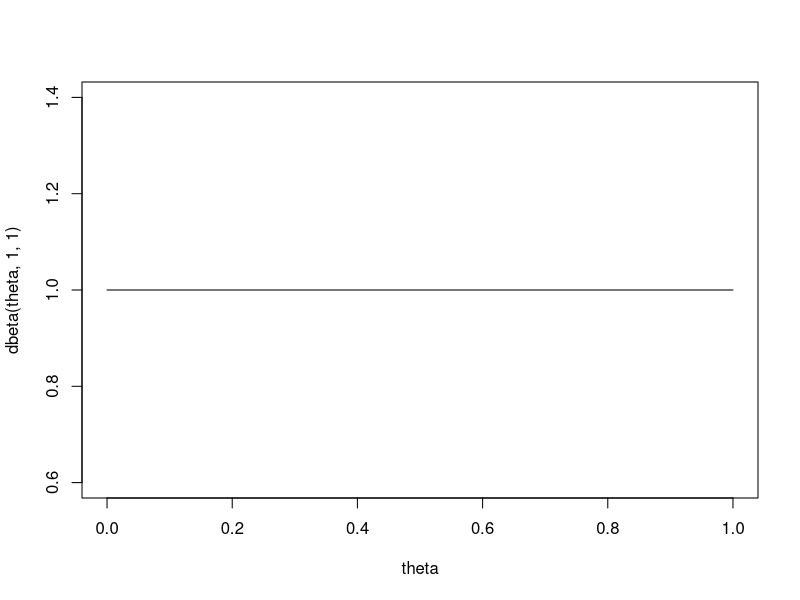
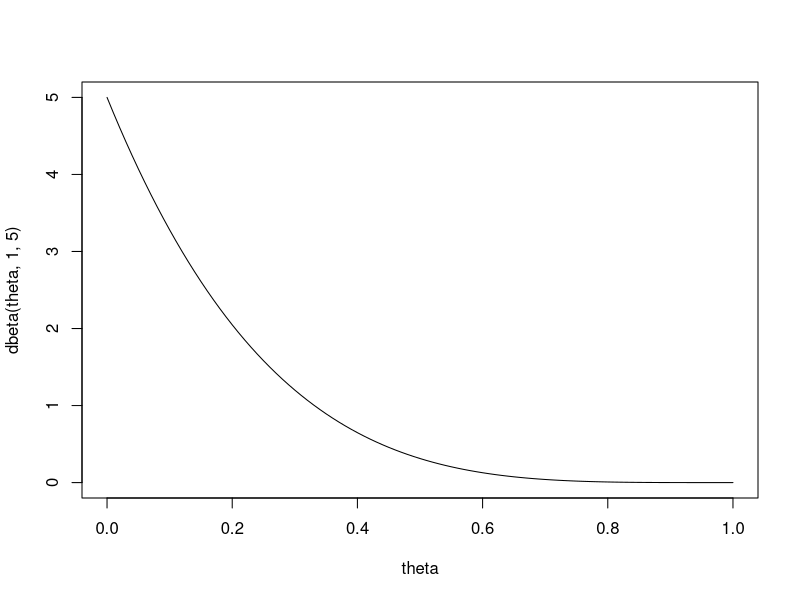
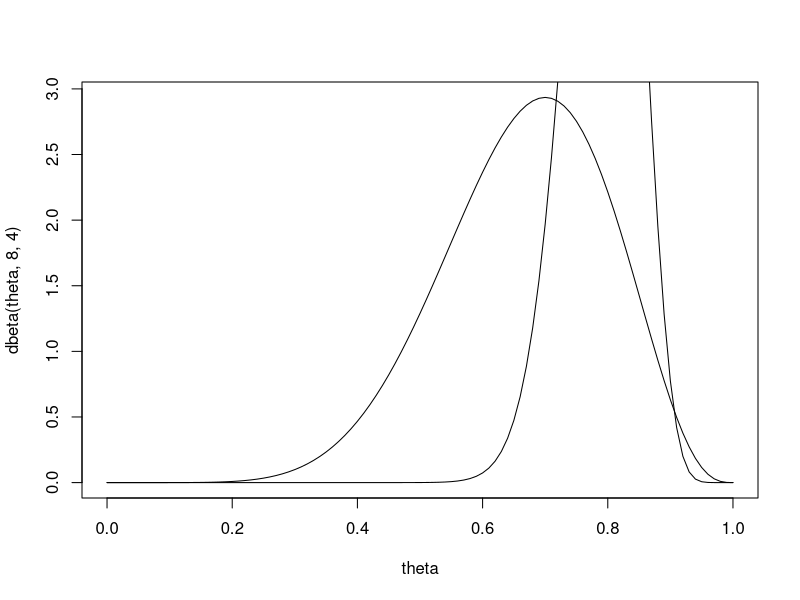
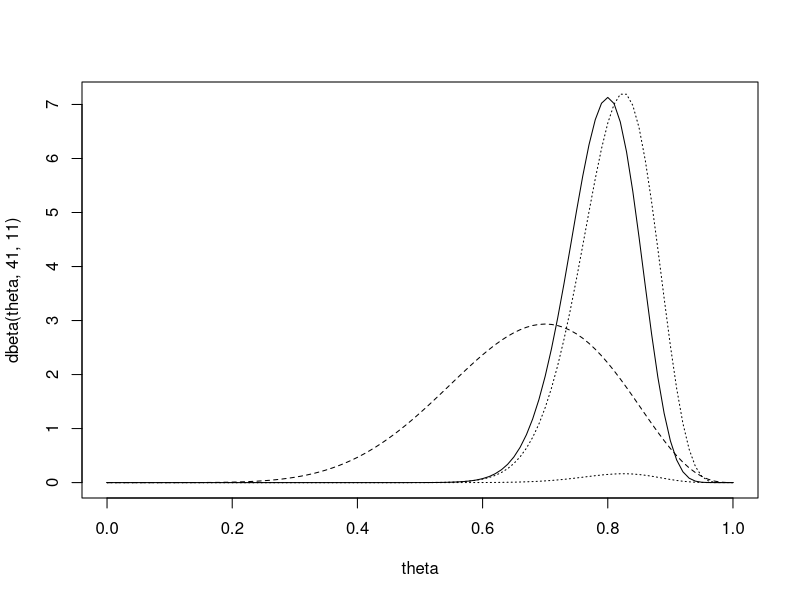
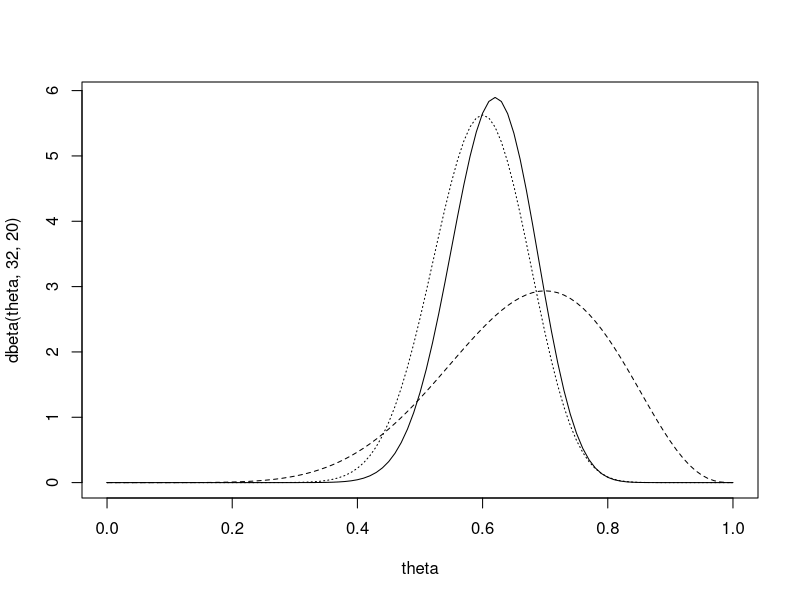

Write the R code that produced these figures, in order.
# Suppose we are giving two students a multiple-choice exam with 40 questions, 
# where each question has four choices. We don't know how much the students
# have studied for this exam, but we think that they will do better than just
# guessing randomly. 

# 1) What are the parameters of interest?
# 1) Parameters of interest are theta1=true probability the first student
#    will answer a question correctly, and theta2=true probability the second
#    student will answer a question correctly.


# 2) What is our likelihood?
# 2) Likelihood is Binomial(40, theta), if we assume that each question is 
#    independent and that the probability a student gets each question right 
#    is the same for all questions for that student.

# 3) What prior should we use?
# 3) The conjugate prior is a beta prior~0.25. Plot the density with dbeta.

theta=seq(from=0,to=1,by=.01)
plot(theta,dbeta(theta,1,1),type="l")# theta~ uniform prior beta(1,1)
plot(theta,dbeta(theta,1,5),type="l")# theta~beta(4,2)
plot(theta,dbeta(theta,8,4),type="l")

# 4) What is the prior probability P(theta>.25)? P(theta>.5)? P(theta>.8)?
# 4) Find probabilities using the pbeta function.
1-pbeta(.25,8,4)
1-pbeta(.5,8,4)
1-pbeta(.8,8,4)


# 5) Suppose the first student gets 33 questions right. What is the posterior
#    distribution for theta1? P(theta1>.25)? P(theta1>.5)? P(theta1>.8)?
#    What is a 95% posterior credible interval for theta1?
# 5) Posterior is Beta(8+33,4+40-33) = Beta(41,11) sum(yi)=33
41/(41+11)  # posterior mean: alpha+33/alpha+beta+n
33/40       # MLE: maximum likelihood estimation: 33/n

lines(theta,dbeta(theta,41,11))

# plot posterior first to get the right scale on the y-axis
plot(theta,dbeta(theta,41,11),type="l")
lines(theta,dbeta(theta,8,4),lty=2)
# plot likelihood
lines(theta,dbinom(33,size=40,p=theta),lty=3)
# plot scaled likelihood
lines(theta,44*dbinom(33,size=40,p=theta),lty=3)

# posterior probabilities
1-pbeta(.25,41,11)
1-pbeta(.5,41,11)
1-pbeta(.8,41,11)

# equal-tailed 95% credible interval
qbeta(.025,41,11)
qbeta(.975,41,11)

# 6) Suppose the second student gets 24 questions right. What is the posterior
#    distribution for theta2? P(theta2>.25)? P(theta2>.5)? P(theta2>.8)?
#    What is a 95% posterior credible interval for theta2?
# 6) Posterior is Beta(8+24,4+40-24) = Beta(32,20)
32/(32+20)  # posterior mean
24/40       # MLE

plot(theta,dbeta(theta,32,20),type="l")
lines(theta,dbeta(theta,8,4),lty=2)
lines(theta,44*dbinom(24,size=40,p=theta),lty=3)

1-pbeta(.25,32,20)
1-pbeta(.5,32,20)
1-pbeta(.8,32,20)

qbeta(.025,32,20)
qbeta(.975,32,20)

# 7) What is the posterior probability that theta1>theta2, i.e., that the 
#    first student has a better chance of getting a question right than
#    the second student?
# 7) Estimate by simulation: draw 1,000 samples from each and see how often 
#    we observe theta1>theta2

theta1=rbeta(1000,41,11)
theta2=rbeta(1000,32,20)
mean(theta1>theta2)


# Note for other distributions:
# dgamma,pgamma,qgamma,rgamma
# dnorm,pnorm,qnorm,rnorm